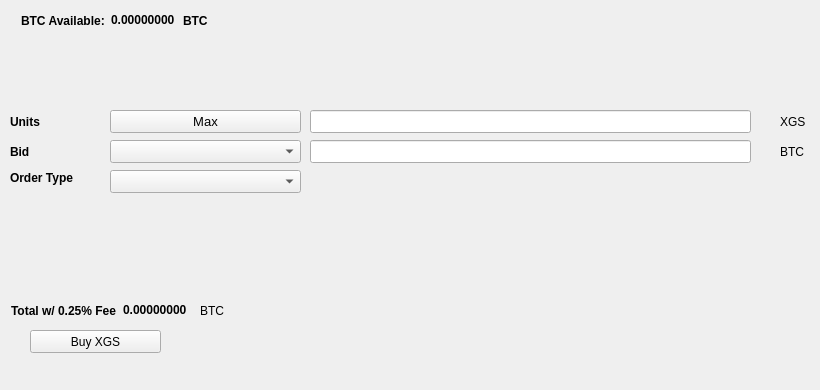
   <widget class="QWidget" name="BuyTab">
    <attribute name="title">
     <string>Buy</string>
    </attribute>
    <widget class="QPushButton" name="BuyXGS">
     <property name="geometry">
      <rect>
       <x>30</x>
       <y>330</y>
       <width>131</width>
       <height>23</height>
      </rect>
     </property>
     <property name="text">
      <string>Buy XGS</string>
     </property>
     <property name="icon">
      <iconset resource="../genesisx.qrc">
       <normaloff>:/icons/bitcoin</normaloff>:/icons/bitcoin</iconset>
     </property>
    </widget>
    <widget class="QLabel" name="label_3">
     <property name="geometry">
      <rect>
       <x>10</x>
       <y>110</y>
       <width>46</width>
       <height>23</height>
      </rect>
     </property>
     <property name="font">
      <font>
       <weight>75</weight>
       <bold>true</bold>
      </font>
     </property>
     <property name="text">
      <string>Units</string>
     </property>
    </widget>
    <widget class="QLineEdit" name="UnitsInput">
     <property name="geometry">
      <rect>
       <x>310</x>
       <y>110</y>
       <width>441</width>
       <height>23</height>
      </rect>
     </property>
     <property name="font">
      <font>
       <pointsize>9</pointsize>
       <weight>75</weight>
       <bold>true</bold>
      </font>
     </property>
    </widget>
    <widget class="QLineEdit" name="BuyBidPriceEdit">
     <property name="geometry">
      <rect>
       <x>310</x>
       <y>140</y>
       <width>441</width>
       <height>23</height>
      </rect>
     </property>
     <property name="font">
      <font>
       <pointsize>9</pointsize>
       <weight>75</weight>
       <bold>true</bold>
      </font>
     </property>
    </widget>
    <widget class="QLabel" name="label_4">
     <property name="geometry">
      <rect>
       <x>780</x>
       <y>110</y>
       <width>31</width>
       <height>23</height>
      </rect>
     </property>
     <property name="text">
      <string>XGS</string>
     </property>
    </widget>
    <widget class="QLabel" name="label_5">
     <property name="geometry">
      <rect>
       <x>780</x>
       <y>140</y>
       <width>31</width>
       <height>23</height>
      </rect>
     </property>
     <property name="text">
      <string>BTC</string>
     </property>
    </widget>
    <widget class="QLabel" name="label_6">
     <property name="geometry">
      <rect>
       <x>10</x>
       <y>140</y>
       <width>46</width>
       <height>23</height>
      </rect>
     </property>
     <property name="font">
      <font>
       <weight>75</weight>
       <bold>true</bold>
      </font>
     </property>
     <property name="text">
      <string>Bid</string>
     </property>
    </widget>
    <widget class="QLabel" name="label_7">
     <property name="geometry">
      <rect>
       <x>10</x>
       <y>170</y>
       <width>91</width>
       <height>16</height>
      </rect>
     </property>
     <property name="font">
      <font>
       <weight>75</weight>
       <bold>true</bold>
      </font>
     </property>
     <property name="text">
      <string>Order Type</string>
     </property>
    </widget>
    <widget class="QPushButton" name="Buy_Max_Amount">
     <property name="geometry">
      <rect>
       <x>110</x>
       <y>110</y>
       <width>191</width>
       <height>23</height>
      </rect>
     </property>
     <property name="font">
      <font>
       <pointsize>10</pointsize>
      </font>
     </property>
     <property name="text">
      <string>Max</string>
     </property>
    </widget>
    <widget class="QComboBox" name="BuyBidcomboBox">
     <property name="geometry">
      <rect>
       <x>110</x>
       <y>140</y>
       <width>191</width>
       <height>23</height>
      </rect>
     </property>
     <property name="font">
      <font>
       <pointsize>10</pointsize>
      </font>
     </property>
    </widget>
    <widget class="QComboBox" name="buyOrdertypeCombo">
     <property name="geometry">
      <rect>
       <x>110</x>
       <y>170</y>
       <width>191</width>
       <height>23</height>
      </rect>
     </property>
     <property name="font">
      <font>
       <pointsize>10</pointsize>
      </font>
     </property>
    </widget>
    <widget class="QWidget" name="layoutWidget1">
     <property name="geometry">
      <rect>
       <x>21</x>
       <y>11</y>
       <width>227</width>
       <height>19</height>
      </rect>
     </property>
     <layout class="QHBoxLayout" name="horizontalLayout_3">
      <item>
       <widget class="QLabel" name="label232">
        <property name="font">
         <font>
          <weight>75</weight>
          <bold>true</bold>
         </font>
        </property>
        <property name="text">
         <string>BTC Available:</string>
        </property>
       </widget>
      </item>
      <item>
       <widget class="QLabel" name="BtcAvailableLbl">
        <property name="palette">
         <palette>
          <active>
           <colorrole role="WindowText">
            <brush brushstyle="SolidPattern">
             <color alpha="255">
              <red>0</red>
              <green>0</green>
              <blue>0</blue>
             </color>
            </brush>
           </colorrole>
           <colorrole role="Button">
            <brush brushstyle="SolidPattern">
             <color alpha="255">
              <red>0</red>
              <green>170</green>
              <blue>0</blue>
             </color>
            </brush>
           </colorrole>
           <colorrole role="Light">
            <brush brushstyle="SolidPattern">
             <color alpha="255">
              <red>0</red>
              <green>255</green>
              <blue>0</blue>
             </color>
            </brush>
           </colorrole>
           <colorrole role="Midlight">
            <brush brushstyle="SolidPattern">
             <color alpha="255">
              <red>0</red>
              <green>212</green>
              <blue>0</blue>
             </color>
            </brush>
           </colorrole>
           <colorrole role="Dark">
            <brush brushstyle="SolidPattern">
             <color alpha="255">
              <red>0</red>
              <green>85</green>
              <blue>0</blue>
             </color>
            </brush>
           </colorrole>
           <colorrole role="Mid">
            <brush brushstyle="SolidPattern">
             <color alpha="255">
              <red>0</red>
              <green>113</green>
              <blue>0</blue>
             </color>
            </brush>
           </colorrole>
           <colorrole role="Text">
            <brush brushstyle="SolidPattern">
             <color alpha="255">
              <red>0</red>
              <green>170</green>
              <blue>0</blue>
             </color>
            </brush>
           </colorrole>
           <colorrole role="BrightText">
            <brush brushstyle="SolidPattern">
             <color alpha="255">
              <red>255</red>
              <green>255</green>
              <blue>255</blue>
             </color>
            </brush>
           </colorrole>
           <colorrole role="ButtonText">
            <brush brushstyle="SolidPattern">
             <color alpha="255">
              <red>0</red>
              <green>0</green>
              <blue>0</blue>
             </color>
            </brush>
           </colorrole>
           <colorrole role="Base">
            <brush brushstyle="SolidPattern">
             <color alpha="255">
              <red>255</red>
              <green>255</green>
              <blue>255</blue>
             </color>
            </brush>
           </colorrole>
           <colorrole role="Window">
            <brush brushstyle="SolidPattern">
             <color alpha="255">
              <red>0</red>
              <green>170</green>
              <blue>0</blue>
             </color>
            </brush>
           </colorrole>
           <colorrole role="Shadow">
            <brush brushstyle="SolidPattern">
             <color alpha="255">
              <red>0</red>
              <green>0</green>
              <blue>0</blue>
             </color>
            </brush>
           </colorrole>
           <colorrole role="AlternateBase">
            <brush brushstyle="SolidPattern">
             <color alpha="255">
              <red>127</red>
              <green>212</green>
              <blue>127</blue>
             </color>
            </brush>
           </colorrole>
           <colorrole role="ToolTipBase">
            <brush brushstyle="SolidPattern">
             <color alpha="255">
              <red>255</red>
              <green>255</green>
              <blue>220</blue>
             </color>
            </brush>
           </colorrole>
           <colorrole role="ToolTipText">
            <brush brushstyle="SolidPattern">
             <color alpha="255">
              <red>0</red>
              <green>0</green>
              <blue>0</blue>
             </color>
            </brush>
           </colorrole>
          </active>
          <inactive>
           <colorrole role="WindowText">
            <brush brushstyle="SolidPattern">
             <color alpha="255">
              <red>0</red>
              <green>0</green>
              <blue>0</blue>
             </color>
            </brush>
           </colorrole>
           <colorrole role="Button">
            <brush brushstyle="SolidPattern">
             <color alpha="255">
              <red>0</red>
              <green>170</green>
              <blue>0</blue>
             </color>
            </brush>
           </colorrole>
           <colorrole role="Light">
            <brush brushstyle="SolidPattern">
             <color alpha="255">
              <red>0</red>
              <green>255</green>
              <blue>0</blue>
             </color>
            </brush>
           </colorrole>
           <colorrole role="Midlight">
            <brush brushstyle="SolidPattern">
             <color alpha="255">
              <red>0</red>
              <green>212</green>
              <blue>0</blue>
             </color>
            </brush>
           </colorrole>
           <colorrole role="Dark">
            <brush brushstyle="SolidPattern">
             <color alpha="255">
              <red>0</red>
              <green>85</green>
              <blue>0</blue>
             </color>
            </brush>
           </colorrole>
           <colorrole role="Mid">
            <brush brushstyle="SolidPattern">
             <color alpha="255">
              <red>0</red>
              <green>113</green>
              <blue>0</blue>
             </color>
            </brush>
           </colorrole>
           <colorrole role="Text">
            <brush brushstyle="SolidPattern">
             <color alpha="255">
              <red>0</red>
              <green>170</green>
              <blue>0</blue>
             </color>
            </brush>
           </colorrole>
           <colorrole role="BrightText">
            <brush brushstyle="SolidPattern">
             <color alpha="255">
              <red>255</red>
              <green>255</green>
              <blue>255</blue>
             </color>
            </brush>
           </colorrole>
           <colorrole role="ButtonText">
            <brush brushstyle="SolidPattern">
             <color alpha="255">
              <red>0</red>
              <green>0</green>
              <blue>0</blue>
             </color>
            </brush>
           </colorrole>
           <colorrole role="Base">
            <brush brushstyle="SolidPattern">
             <color alpha="255">
              <red>255</red>
              <green>255</green>
              <blue>255</blue>
             </color>
            </brush>
           </colorrole>
           <colorrole role="Window">
            <brush brushstyle="SolidPattern">
             <color alpha="255">
              <red>0</red>
              <green>170</green>
              <blue>0</blue>
             </color>
            </brush>
           </colorrole>
           <colorrole role="Shadow">
            <brush brushstyle="SolidPattern">
             <color alpha="255">
              <red>0</red>
              <green>0</green>
              <blue>0</blue>
             </color>
            </brush>
           </colorrole>
           <colorrole role="AlternateBase">
            <brush brushstyle="SolidPattern">
             <color alpha="255">
              <red>127</red>
              <green>212</green>
              <blue>127</blue>
             </color>
            </brush>
           </colorrole>
           <colorrole role="ToolTipBase">
            <brush brushstyle="SolidPattern">
             <color alpha="255">
              <red>255</red>
              <green>255</green>
              <blue>220</blue>
             </color>
            </brush>
           </colorrole>
           <colorrole role="ToolTipText">
            <brush brushstyle="SolidPattern">
             <color alpha="255">
              <red>0</red>
              <green>0</green>
              <blue>0</blue>
             </color>
            </brush>
           </colorrole>
          </inactive>
          <disabled>
           <colorrole role="WindowText">
            <brush brushstyle="SolidPattern">
             <color alpha="255">
              <red>0</red>
              <green>85</green>
              <blue>0</blue>
             </color>
            </brush>
           </colorrole>
           <colorrole role="Button">
            <brush brushstyle="SolidPattern">
             <color alpha="255">
              <red>0</red>
              <green>170</green>
              <blue>0</blue>
             </color>
            </brush>
           </colorrole>
           <colorrole role="Light">
            <brush brushstyle="SolidPattern">
             <color alpha="255">
              <red>0</red>
              <green>255</green>
              <blue>0</blue>
             </color>
            </brush>
           </colorrole>
           <colorrole role="Midlight">
            <brush brushstyle="SolidPattern">
             <color alpha="255">
              <red>0</red>
              <green>212</green>
              <blue>0</blue>
             </color>
            </brush>
           </colorrole>
           <colorrole role="Dark">
            <brush brushstyle="SolidPattern">
             <color alpha="255">
              <red>0</red>
              <green>85</green>
              <blue>0</blue>
             </color>
            </brush>
           </colorrole>
           <colorrole role="Mid">
            <brush brushstyle="SolidPattern">
             <color alpha="255">
              <red>0</red>
              <green>113</green>
              <blue>0</blue>
             </color>
            </brush>
           </colorrole>
           <colorrole role="Text">
            <brush brushstyle="SolidPattern">
             <color alpha="255">
              <red>0</red>
              <green>85</green>
              <blue>0</blue>
             </color>
            </brush>
           </colorrole>
           <colorrole role="BrightText">
            <brush brushstyle="SolidPattern">
             <color alpha="255">
              <red>255</red>
              <green>255</green>
              <blue>255</blue>
             </color>
            </brush>
           </colorrole>
           <colorrole role="ButtonText">
            <brush brushstyle="SolidPattern">
             <color alpha="255">
              <red>0</red>
              <green>85</green>
              <blue>0</blue>
             </color>
            </brush>
           </colorrole>
           <colorrole role="Base">
            <brush brushstyle="SolidPattern">
             <color alpha="255">
              <red>0</red>
              <green>170</green>
              <blue>0</blue>
             </color>
            </brush>
           </colorrole>
           <colorrole role="Window">
            <brush brushstyle="SolidPattern">
             <color alpha="255">
              <red>0</red>
              <green>170</green>
              <blue>0</blue>
             </color>
            </brush>
           </colorrole>
           <colorrole role="Shadow">
            <brush brushstyle="SolidPattern">
             <color alpha="255">
              <red>0</red>
              <green>0</green>
              <blue>0</blue>
             </color>
            </brush>
           </colorrole>
           <colorrole role="AlternateBase">
            <brush brushstyle="SolidPattern">
             <color alpha="255">
              <red>0</red>
              <green>170</green>
              <blue>0</blue>
             </color>
            </brush>
           </colorrole>
           <colorrole role="ToolTipBase">
            <brush brushstyle="SolidPattern">
             <color alpha="255">
              <red>255</red>
              <green>255</green>
              <blue>220</blue>
             </color>
            </brush>
           </colorrole>
           <colorrole role="ToolTipText">
            <brush brushstyle="SolidPattern">
             <color alpha="255">
              <red>0</red>
              <green>0</green>
              <blue>0</blue>
             </color>
            </brush>
           </colorrole>
          </disabled>
         </palette>
        </property>
        <property name="font">
         <font>
          <weight>75</weight>
          <bold>true</bold>
         </font>
        </property>
        <property name="text">
         <string>0.00000000</string>
        </property>
        <property name="textInteractionFlags">
         <set>Qt::LinksAccessibleByMouse|Qt::TextSelectableByKeyboard|Qt::TextSelectableByMouse</set>
        </property>
       </widget>
      </item>
      <item>
       <widget class="QLabel" name="BtcAvailableLbl_2">
        <property name="font">
         <font>
          <weight>75</weight>
          <bold>true</bold>
         </font>
        </property>
        <property name="text">
         <string>BTC</string>
        </property>
       </widget>
      </item>
     </layout>
    </widget>
    <widget class="QWidget" name="layoutWidge2">
     <property name="geometry">
      <rect>
       <x>11</x>
       <y>301</y>
       <width>259</width>
       <height>19</height>
      </rect>
     </property>
     <layout class="QHBoxLayout" name="horizontalLayout_4">
      <item>
       <widget class="QLabel" name="label_9">
        <property name="font">
         <font>
          <weight>75</weight>
          <bold>true</bold>
         </font>
        </property>
        <property name="text">
         <string>Total w/ 0.25% Fee</string>
        </property>
       </widget>
      </item>
      <item>
       <widget class="QLabel" name="BuyCostLabel">
        <property name="palette">
         <palette>
          <active>
           <colorrole role="WindowText">
            <brush brushstyle="SolidPattern">
             <color alpha="255">
              <red>0</red>
              <green>0</green>
              <blue>0</blue>
             </color>
            </brush>
           </colorrole>
           <colorrole role="Button">
            <brush brushstyle="SolidPattern">
             <color alpha="255">
              <red>0</red>
              <green>170</green>
              <blue>0</blue>
             </color>
            </brush>
           </colorrole>
           <colorrole role="Light">
            <brush brushstyle="SolidPattern">
             <color alpha="255">
              <red>0</red>
              <green>255</green>
              <blue>0</blue>
             </color>
            </brush>
           </colorrole>
           <colorrole role="Midlight">
            <brush brushstyle="SolidPattern">
             <color alpha="255">
              <red>0</red>
              <green>212</green>
              <blue>0</blue>
             </color>
            </brush>
           </colorrole>
           <colorrole role="Dark">
            <brush brushstyle="SolidPattern">
             <color alpha="255">
              <red>0</red>
              <green>85</green>
              <blue>0</blue>
             </color>
            </brush>
           </colorrole>
           <colorrole role="Mid">
            <brush brushstyle="SolidPattern">
             <color alpha="255">
              <red>0</red>
              <green>113</green>
              <blue>0</blue>
             </color>
            </brush>
           </colorrole>
           <colorrole role="Text">
            <brush brushstyle="SolidPattern">
             <color alpha="255">
              <red>0</red>
              <green>170</green>
              <blue>0</blue>
             </color>
            </brush>
           </colorrole>
           <colorrole role="BrightText">
            <brush brushstyle="SolidPattern">
             <color alpha="255">
              <red>255</red>
              <green>255</green>
              <blue>255</blue>
             </color>
            </brush>
           </colorrole>
           <colorrole role="ButtonText">
            <brush brushstyle="SolidPattern">
             <color alpha="255">
              <red>0</red>
              <green>0</green>
              <blue>0</blue>
             </color>
            </brush>
           </colorrole>
           <colorrole role="Base">
            <brush brushstyle="SolidPattern">
             <color alpha="255">
              <red>255</red>
              <green>255</green>
              <blue>255</blue>
             </color>
            </brush>
           </colorrole>
           <colorrole role="Window">
            <brush brushstyle="SolidPattern">
             <color alpha="255">
              <red>0</red>
              <green>170</green>
              <blue>0</blue>
             </color>
            </brush>
           </colorrole>
           <colorrole role="Shadow">
            <brush brushstyle="SolidPattern">
             <color alpha="255">
              <red>0</red>
              <green>0</green>
              <blue>0</blue>
             </color>
            </brush>
           </colorrole>
           <colorrole role="AlternateBase">
            <brush brushstyle="SolidPattern">
             <color alpha="255">
              <red>127</red>
              <green>212</green>
              <blue>127</blue>
             </color>
            </brush>
           </colorrole>
           <colorrole role="ToolTipBase">
            <brush brushstyle="SolidPattern">
             <color alpha="255">
              <red>255</red>
              <green>255</green>
              <blue>220</blue>
             </color>
            </brush>
           </colorrole>
           <colorrole role="ToolTipText">
            <brush brushstyle="SolidPattern">
             <color alpha="255">
              <red>0</red>
              <green>0</green>
              <blue>0</blue>
             </color>
            </brush>
           </colorrole>
          </active>
          <inactive>
           <colorrole role="WindowText">
            <brush brushstyle="SolidPattern">
             <color alpha="255">
              <red>0</red>
              <green>0</green>
              <blue>0</blue>
             </color>
            </brush>
           </colorrole>
           <colorrole role="Button">
            <brush brushstyle="SolidPattern">
             <color alpha="255">
              <red>0</red>
              <green>170</green>
              <blue>0</blue>
             </color>
            </brush>
           </colorrole>
           <colorrole role="Light">
            <brush brushstyle="SolidPattern">
             <color alpha="255">
              <red>0</red>
              <green>255</green>
              <blue>0</blue>
             </color>
            </brush>
           </colorrole>
           <colorrole role="Midlight">
            <brush brushstyle="SolidPattern">
             <color alpha="255">
              <red>0</red>
              <green>212</green>
              <blue>0</blue>
             </color>
            </brush>
           </colorrole>
           <colorrole role="Dark">
            <brush brushstyle="SolidPattern">
             <color alpha="255">
              <red>0</red>
              <green>85</green>
              <blue>0</blue>
             </color>
            </brush>
           </colorrole>
           <colorrole role="Mid">
            <brush brushstyle="SolidPattern">
             <color alpha="255">
              <red>0</red>
              <green>113</green>
              <blue>0</blue>
             </color>
            </brush>
           </colorrole>
           <colorrole role="Text">
            <brush brushstyle="SolidPattern">
             <color alpha="255">
              <red>0</red>
              <green>170</green>
              <blue>0</blue>
             </color>
            </brush>
           </colorrole>
           <colorrole role="BrightText">
            <brush brushstyle="SolidPattern">
             <color alpha="255">
              <red>255</red>
              <green>255</green>
              <blue>255</blue>
             </color>
            </brush>
           </colorrole>
           <colorrole role="ButtonText">
            <brush brushstyle="SolidPattern">
             <color alpha="255">
              <red>0</red>
              <green>0</green>
              <blue>0</blue>
             </color>
            </brush>
           </colorrole>
           <colorrole role="Base">
            <brush brushstyle="SolidPattern">
             <color alpha="255">
              <red>255</red>
              <green>255</green>
              <blue>255</blue>
             </color>
            </brush>
           </colorrole>
           <colorrole role="Window">
            <brush brushstyle="SolidPattern">
             <color alpha="255">
              <red>0</red>
              <green>170</green>
              <blue>0</blue>
             </color>
            </brush>
           </colorrole>
           <colorrole role="Shadow">
            <brush brushstyle="SolidPattern">
             <color alpha="255">
              <red>0</red>
              <green>0</green>
              <blue>0</blue>
             </color>
            </brush>
           </colorrole>
           <colorrole role="AlternateBase">
            <brush brushstyle="SolidPattern">
             <color alpha="255">
              <red>127</red>
              <green>212</green>
              <blue>127</blue>
             </color>
            </brush>
           </colorrole>
           <colorrole role="ToolTipBase">
            <brush brushstyle="SolidPattern">
             <color alpha="255">
              <red>255</red>
              <green>255</green>
              <blue>220</blue>
             </color>
            </brush>
           </colorrole>
           <colorrole role="ToolTipText">
            <brush brushstyle="SolidPattern">
             <color alpha="255">
              <red>0</red>
              <green>0</green>
              <blue>0</blue>
             </color>
            </brush>
           </colorrole>
          </inactive>
          <disabled>
           <colorrole role="WindowText">
            <brush brushstyle="SolidPattern">
             <color alpha="255">
              <red>0</red>
              <green>85</green>
              <blue>0</blue>
             </color>
            </brush>
           </colorrole>
           <colorrole role="Button">
            <brush brushstyle="SolidPattern">
             <color alpha="255">
              <red>0</red>
              <green>170</green>
              <blue>0</blue>
             </color>
            </brush>
           </colorrole>
           <colorrole role="Light">
            <brush brushstyle="SolidPattern">
             <color alpha="255">
              <red>0</red>
              <green>255</green>
              <blue>0</blue>
             </color>
            </brush>
           </colorrole>
           <colorrole role="Midlight">
            <brush brushstyle="SolidPattern">
             <color alpha="255">
              <red>0</red>
              <green>212</green>
              <blue>0</blue>
             </color>
            </brush>
           </colorrole>
           <colorrole role="Dark">
            <brush brushstyle="SolidPattern">
             <color alpha="255">
              <red>0</red>
              <green>85</green>
              <blue>0</blue>
             </color>
            </brush>
           </colorrole>
           <colorrole role="Mid">
            <brush brushstyle="SolidPattern">
             <color alpha="255">
              <red>0</red>
              <green>113</green>
              <blue>0</blue>
             </color>
            </brush>
           </colorrole>
           <colorrole role="Text">
            <brush brushstyle="SolidPattern">
             <color alpha="255">
              <red>0</red>
              <green>85</green>
              <blue>0</blue>
             </color>
            </brush>
           </colorrole>
           <colorrole role="BrightText">
            <brush brushstyle="SolidPattern">
             <color alpha="255">
              <red>255</red>
              <green>255</green>
              <blue>255</blue>
             </color>
            </brush>
           </colorrole>
           <colorrole role="ButtonText">
            <brush brushstyle="SolidPattern">
             <color alpha="255">
              <red>0</red>
              <green>85</green>
              <blue>0</blue>
             </color>
            </brush>
           </colorrole>
           <colorrole role="Base">
            <brush brushstyle="SolidPattern">
             <color alpha="255">
              <red>0</red>
              <green>170</green>
              <blue>0</blue>
             </color>
            </brush>
           </colorrole>
           <colorrole role="Window">
            <brush brushstyle="SolidPattern">
             <color alpha="255">
              <red>0</red>
              <green>170</green>
              <blue>0</blue>
             </color>
            </brush>
           </colorrole>
           <colorrole role="Shadow">
            <brush brushstyle="SolidPattern">
             <color alpha="255">
              <red>0</red>
              <green>0</green>
              <blue>0</blue>
             </color>
            </brush>
           </colorrole>
           <colorrole role="AlternateBase">
            <brush brushstyle="SolidPattern">
             <color alpha="255">
              <red>0</red>
              <green>170</green>
              <blue>0</blue>
             </color>
            </brush>
           </colorrole>
           <colorrole role="ToolTipBase">
            <brush brushstyle="SolidPattern">
             <color alpha="255">
              <red>255</red>
              <green>255</green>
              <blue>220</blue>
             </color>
            </brush>
           </colorrole>
           <colorrole role="ToolTipText">
            <brush brushstyle="SolidPattern">
             <color alpha="255">
              <red>0</red>
              <green>0</green>
              <blue>0</blue>
             </color>
            </brush>
           </colorrole>
          </disabled>
         </palette>
        </property>
        <property name="font">
         <font>
          <weight>75</weight>
          <bold>true</bold>
         </font>
        </property>
        <property name="autoFillBackground">
         <bool>false</bool>
        </property>
        <property name="text">
         <string>0.00000000</string>
        </property>
        <property name="textInteractionFlags">
         <set>Qt::LinksAccessibleByMouse|Qt::TextSelectableByMouse</set>
        </property>
       </widget>
      </item>
      <item>
       <widget class="QLabel" name="label_10">
        <property name="font">
         <font>
          <weight>50</weight>
          <bold>false</bold>
         </font>
        </property>
        <property name="text">
         <string>BTC</string>
        </property>
       </widget>
      </item>
     </layout>
    </widget>
    <widget class="QLabel" name="label_24">
     <property name="geometry">
      <rect>
       <x>460</x>
       <y>300</y>
       <width>281</width>
       <height>81</height>
      </rect>
     </property>
     <property name="text">
      <string/>
     </property>
     <property name="pixmap">
      <pixmap>:/images/bittrex</pixmap>
     </property>
    </widget>
   </widget>
